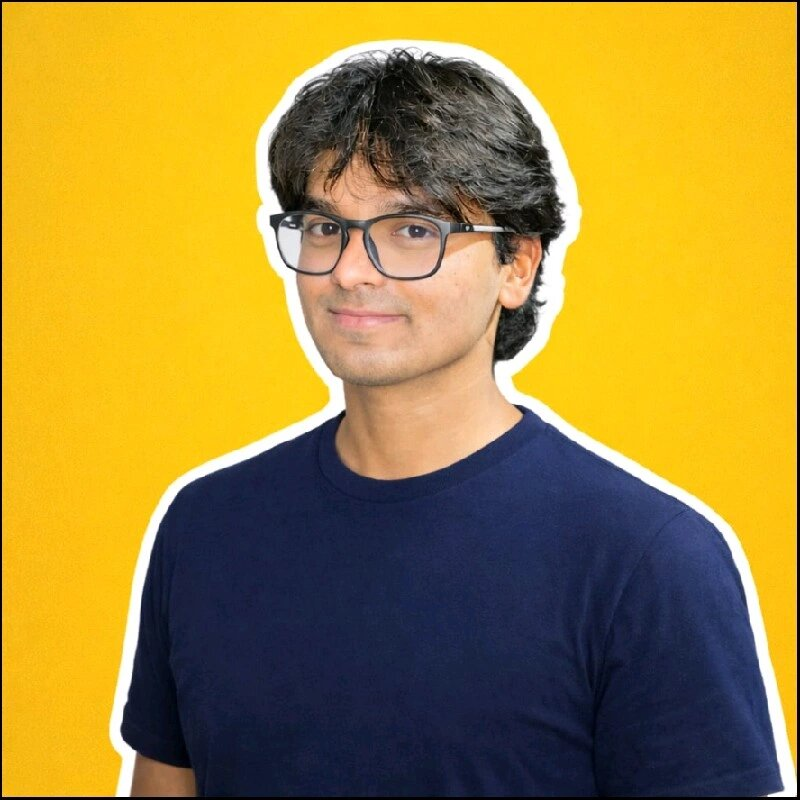
#> input picture profile.jpg, 800 x 800 px
$ python ascii_portrait_hd.py ../profile.jpg
#> lines starting #> are read from the running program, lines starting #| are printed output that depends on the picture; after the words box and inside, x2 and y2 are one past the last pixel; in counts of white or black regions, pixels touching at a corner belong together
import argparse
from pathlib import Path
from PIL import Image, ImageOps, ImageEnhance, ImageFilter

RAMP_COARSE = "@%#*+=-:. "
RAMP_FINE = "$@B%8&WM#*oahkbdpqwmZO0QLCJUYXzcvunxrjft/|()1{}[]?-_+~<>i!lI;:,^`'. "
CHAR_ASPECT = 1.7
MONO = "ui-monospace,SFMono-Regular,Menlo,Consolas,monospace"


def subject_levels(small, mask, lo_pct, hi_pct):
    sp = small.load()
    mp = mask.load()
    w, h = small.size
    hist = [0] * 256
    for y in range(h):
        for x in range(w):
            if not mp[x, y]:
                hist[sp[x, y]] += 1
    total = sum(hist)
    if total == 0:
        return 0, 255
    lo, hi, acc = 0, 255, 0
    for v in range(256):
        acc += hist[v]
        if acc >= total * lo_pct / 100.0:
            lo = v
            break
    acc = 0
    for v in range(256):
        acc += hist[v]
        if acc >= total * hi_pct / 100.0:
            hi = v
            break
    if hi <= lo:
        hi = min(255, lo + 1)
    return lo, hi


def build_ramp(args):
    base = RAMP_COARSE if args.coarse_ramp else RAMP_FINE
    n = args.levels
    if n <= 1 or n >= len(base):
        return base
    step = (len(base) - 1) / (n - 1)
    return "".join(base[int(round(i * step))] for i in range(n))


def build_rows(path, args):
    img = Image.open(path).convert("L")
    w, h = img.size
    height = max(1, int(h * (args.width / w) / CHAR_ASPECT))
    small = img.resize((args.width, height), Image.LANCZOS)

    mask = small.point(lambda v: 255 if v >= args.cutoff else 0)
    lo, hi = subject_levels(small, mask, args.low, args.high)
    span = hi - lo
    tonal = small.point(lambda v: max(0, min(255, int((v - lo) * 255 / span))))

    if args.equalize:
        tonal = ImageOps.equalize(tonal)
    if args.gamma != 1.0:
        inv = 1.0 / args.gamma
        tonal = tonal.point(lambda v: int(255 * ((v / 255) ** inv)))
    if args.sharpen > 0:
        tonal = tonal.filter(
            ImageFilter.UnsharpMask(radius=1.5, percent=int(args.sharpen * 100), threshold=1)
        )
    tonal = ImageEnhance.Contrast(tonal).enhance(args.contrast)
    if not args.negative:
        tonal = ImageOps.invert(tonal)

    ramp = build_ramp(args)
    scale = (len(ramp) - 1) / 255
    tp = tonal.load()
    mp = mask.load()

    rows = []
    for y in range(height):
        line = []
        for x in range(args.width):
            if mp[x, y] and not args.keep_bg:
                line.append(" ")
            else:
                line.append(ramp[int(tp[x, y] * scale)])
        rows.append("".join(line).rstrip())
    while rows and not rows[0].strip():
        rows.pop(0)
    while rows and not rows[-1].strip():
        rows.pop()
    print("subject levels:", lo, "-", hi, "| ramp size:", len(ramp))
    return rows


def escape(s):
    return s.replace("&", "&amp;").replace("<", "&lt;").replace(">", "&gt;")


def build_css(n, args):
    steps = max(4, args.width // 3)
    rules = [
        ".p{clip-path:inset(0 100% 0 0);}",
        "@keyframes rv{to{clip-path:inset(0 0 0 0);}}",
    ]
    if not args.loop:
        rules.append(
            ".p{animation:rv %.2fs steps(%d) both;}" % (args.sweep, steps)
        )
    else:
        total = n * args.row_delay + args.sweep + args.hold
        for i in range(n):
            t0 = i * args.row_delay
            t1 = t0 + args.sweep
            a = 100.0 * t0 / total
            b = 100.0 * t1 / total
            rules.append(
                "@keyframes k%d{0%%,%.3f%%{clip-path:inset(0 100%% 0 0);}"
                "%.3f%%,100%%{clip-path:inset(0 0 0 0);}}" % (i, a, b)
            )
            rules.append(
                ".p%d{animation:k%d %.2fs steps(%d) infinite;}" % (i, i, total, steps)
            )
    return "".join(rules)


def write_svg(rows, out, color, args):
    fs = args.font_size
    char_w = fs * 0.6
    line_h = fs
    w = int(args.width * char_w) + 20
    h = int(len(rows) * line_h) + 20

    if not args.animate:
        spans = []
        for i, row in enumerate(rows):
            y = fs + 5 + i * line_h
            spans.append(
                '<tspan x="10" y="%.1f" xml:space="preserve">%s</tspan>' % (y, escape(row))
            )
        style = ""
        body = '<text font-family="%s" font-size="%d" fill="%s">%s</text>' % (
            MONO, fs, color, "".join(spans)
        )
    else:
        style = "<style>" + build_css(len(rows), args) + "</style>"
        texts = []
        for i, row in enumerate(rows):
            y = fs + 5 + i * line_h
            if args.loop:
                attr = 'class="p p%d"' % i
            else:
                attr = 'class="p" style="animation-delay:%.2fs"' % (i * args.row_delay)
            texts.append(
                '<text %s x="10" y="%.1f" xml:space="preserve">%s</text>'
                % (attr, y, escape(row))
            )
        body = '<g font-family="%s" font-size="%d" fill="%s">%s</g>' % (
            MONO, fs, color, "".join(texts)
        )

    svg = (
        '<svg xmlns="http://www.w3.org/2000/svg" width="%d" height="%d" '
        'viewBox="0 0 %d %d" role="img" aria-label="ascii portrait">%s%s</svg>'
    ) % (w, h, w, h, style, body)
    Path(out).write_text(svg, encoding="utf-8")


def main():
    p = argparse.ArgumentParser()
    p.add_argument("image")
    p.add_argument("--width", type=int, default=180)
    p.add_argument("--contrast", type=float, default=1.3)
    p.add_argument("--cutoff", type=int, default=235)
    p.add_argument("--gamma", type=float, default=1.0)
    p.add_argument("--sharpen", type=float, default=1.2)
    p.add_argument("--low", type=float, default=2.0)
    p.add_argument("--high", type=float, default=98.0)
    p.add_argument("--levels", type=int, default=20)
    p.add_argument("--equalize", action="store_true")
    p.add_argument("--negative", action="store_true")
    p.add_argument("--keep-bg", action="store_true")
    p.add_argument("--coarse-ramp", action="store_true")
    p.add_argument("--font-size", type=int, default=7)
    p.add_argument("--outdir", default="assets")
    p.add_argument("--dark-color", default="#C9D1D9")
    p.add_argument("--light-color", default="#24292F")
    p.add_argument("--txt", action="store_true")
    p.add_argument("--static", dest="animate", action="store_false")
    p.add_argument("--row-delay", type=float, default=0.05)
    p.add_argument("--sweep", type=float, default=0.45)
    p.add_argument("--hold", type=float, default=3.0)
    p.add_argument("--loop", action="store_true")
    p.set_defaults(animate=True)
    a = p.parse_args()

    rows = build_rows(a.image, a)
#> in build_rows, `img = Image.open(path).convert("L")`:
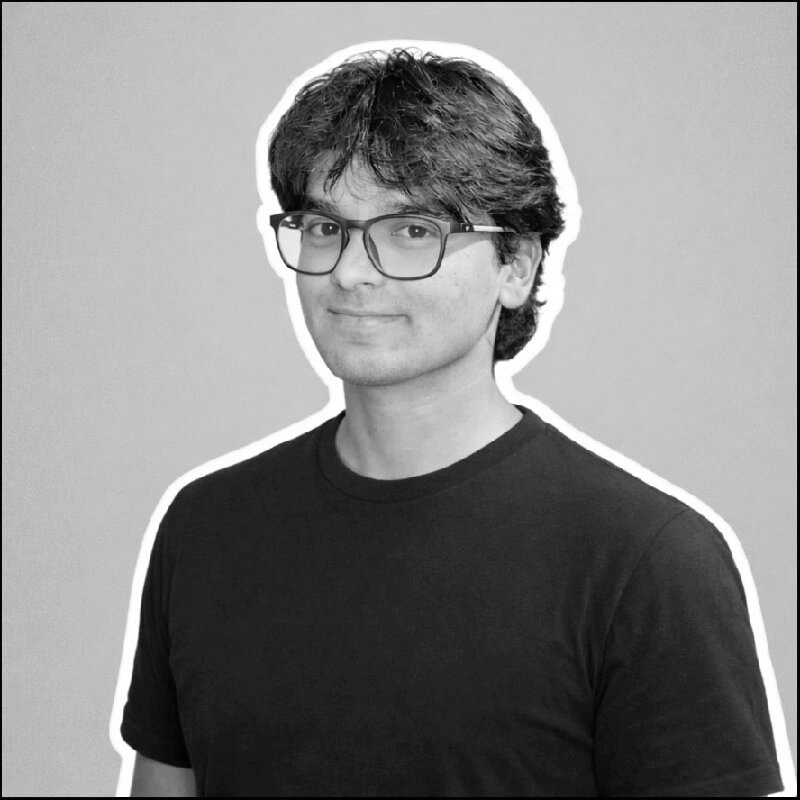
#> img: PIL image 800x800 L; min 0, max 255, mean 134.4
#> in build_rows, `small = img.resize((args.width, height), Image.LANCZOS)`:
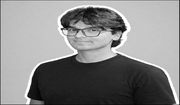
#> small: PIL image 180x105 L; min 0, max 255, mean 134.6
#> in build_rows, `mask = small.point(lambda v: 255 if v >= args.cutoff else 0)`:
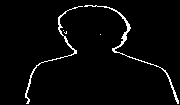
#> mask: PIL image 180x105 L; 3.1% white in thin lines or dots, all inside (x1, y1, x2, y2) = (25, 5, 179, 104)
#> in build_rows, `lo, hi = subject_levels(small, mask, args.low, args.high)`: lo = 20; hi = 208
#> in build_rows, `span = hi - lo`: span = 188
#> in build_rows, `tonal = small.point(lambda v: max(0, min(255, int((v - lo) * 255 / spa..`:
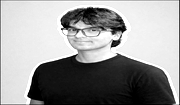
#> tonal: PIL image 180x105 L; min 0, max 255, mean 153.1
#> in build_rows, `tonal = tonal.filter( ImageFilter.UnsharpMask(radius=1.5, percent=int(..`:
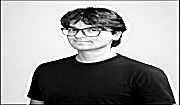
#> tonal: PIL image 180x105 L; min 0, max 255, mean 151.4
#> in build_rows, `tonal = ImageEnhance.Contrast(tonal).enhance(args.contrast)`:
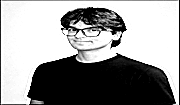
#> tonal: PIL image 180x105 L; min 0, max 255, mean 153.3
#> in build_rows, `tonal = ImageOps.invert(tonal)`:
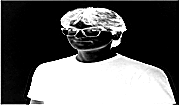
#> tonal: PIL image 180x105 L; min 0, max 255, mean 101.7
#> after the loop in build_rows, `for y in range(height):`: rows = 105 items
#| subject levels: 20 - 208 | ramp size: 20
#> rows = 105 items
    out = Path(a.outdir)
    out.mkdir(parents=True, exist_ok=True)
    write_svg(rows, out / "portrait-dark.svg", a.dark_color, a)
#> in write_svg, `h = int(len(rows) * line_h) + 20`: h = 755
#> the loop in write_svg, `for i, row in enumerate(rows):` made 105 passes
#> (y, attr) on passes 1 to 12: (12, 'class="p" style="animation-delay:0.00s"'), (19, 'class="p" style="animation-delay:0.05s"'), (26, 'class="p" style="animation-delay:0.10s"'), (33, 'class="p" style="animation-delay:0.15s"'), (40, 'class="p" style="animation-delay:0.20s"'), (47, 'class="p" style="animation-delay:0.25s"'), (54, 'class="p" style="animation-delay:0.30s"'), (61, 'class="p" style="animation-delay:0.35s"'), (68, 'class="p" style="animation-delay:0.40s"'), (75, 'class="p" style="animation-delay:0.45s"'), (82, 'class="p" style="animation-delay:0.50s"'), (89, 'class="p" style="animation-delay:0.55s"')
#> after the loop in write_svg, `for i, row in enumerate(rows):`: texts = 105 items
    write_svg(rows, out / "portrait-light.svg", a.light_color, a)
#> the loop in write_svg (call 2), `for i, row in enumerate(rows):` made 105 passes
    if a.txt:
        (out / "portrait.txt").write_text("\n".join(rows), encoding="utf-8")
    mode = "loop" if (a.animate and a.loop) else ("animated" if a.animate else "static")
    print("rows:", len(rows), "cols:", a.width, "| mode:", mode)
#| rows: 105 cols: 180 | mode: animated
    print("wrote:", out / "portrait-dark.svg", "and portrait-light.svg")


if __name__ == "__main__":
    main()
